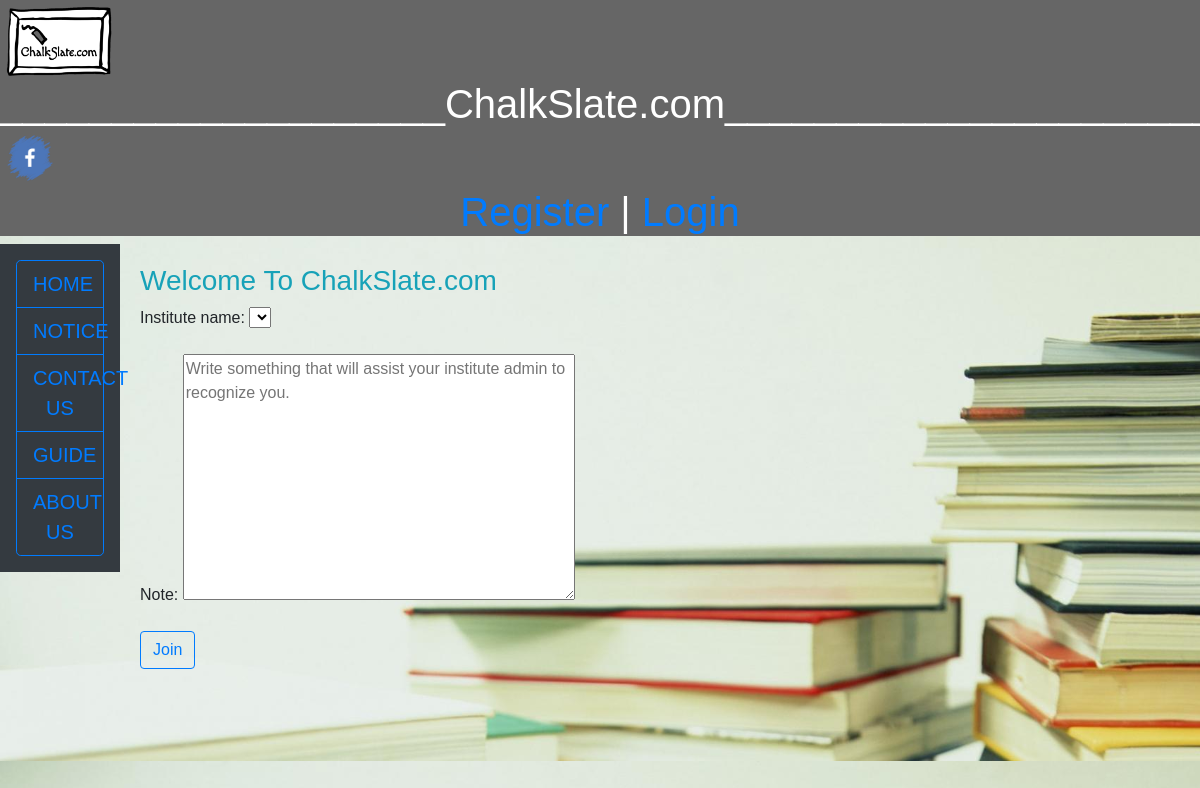
The page /chalkslate/join_institute/ on the database as committed earlier.
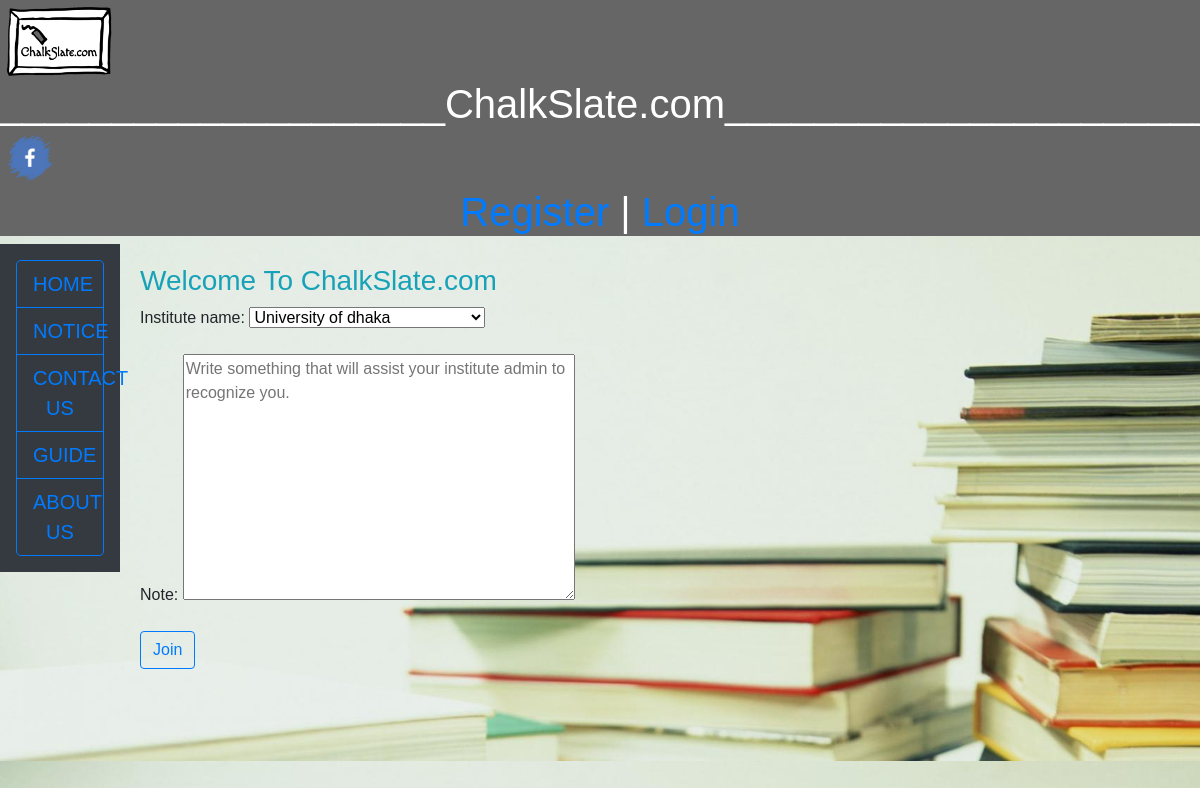
The same page on the database as committed later.
### management/models.py (models this page shows, shortened)
class ChalkSlateAdmin(models.Model):
    chalkslate_user = models.OneToOneField(ChalkSlateUser, on_delete=models.CASCADE, null=True)
    institute_name = models.CharField(verbose_name='institute name', max_length=100, unique=True)
    institute_details = models.CharField(verbose_name='institute details', max_length=100)

### management/views.py (the view)
# urls.py: path('join_institute/', views.join_institute, name='join_institute'),
def join_institute(request):
    context = {}
    join_institute_form = JoinInstituteForm()
    context['join_institute_form'] = join_institute_form
    return render(request, 'management/join_institute.html', context)

### management/forms.py
class JoinInstituteForm(forms.Form):
    institute_name = forms.ChoiceField(choices=get_all_institutes())
    note = forms.CharField(label='Note',
                           widget=forms.Textarea(attrs={
                               'placeholder' : 'Write something that will assist your institute admin to recognize you.',
                           }
                           ),
                           max_length=100)
    def __init__(self, *args, **kwargs):
        super(JoinInstituteForm, self).__init__(*args, **kwargs)
        self.fields['institute_name'] = forms.ChoiceField(choices=get_all_institutes())

### management/forms.py (called while the page is built)
def get_all_institutes():
    chalkslate_admin_list = ChalkSlateAdmin.objects.all()
    return [(chalkslate_admin.institute_name, chalkslate_admin.institute_name) for chalkslate_admin in
            chalkslate_admin_list]

### management/templates/management/join_institute.html (shortened to what this page needs)
{% extends 'base.html' %}
{% block override_0 %}
  <form action="" method="post" enctype="multipart/form-data">
      {% for field in join_institute_form %}
        <p>
            {{ field.label_tag }}
            {{ field }}
        </p>
      {% endfor %}
      <button class="btn btn-outline-primary" type="submit">Join</button>
  </form>
<br>
<br>
<br>
{% endblock %}

Rows that differ between the two databases and show on the page:
added ChalkSlateAdmin: join_institute_form "University of dhaka"
